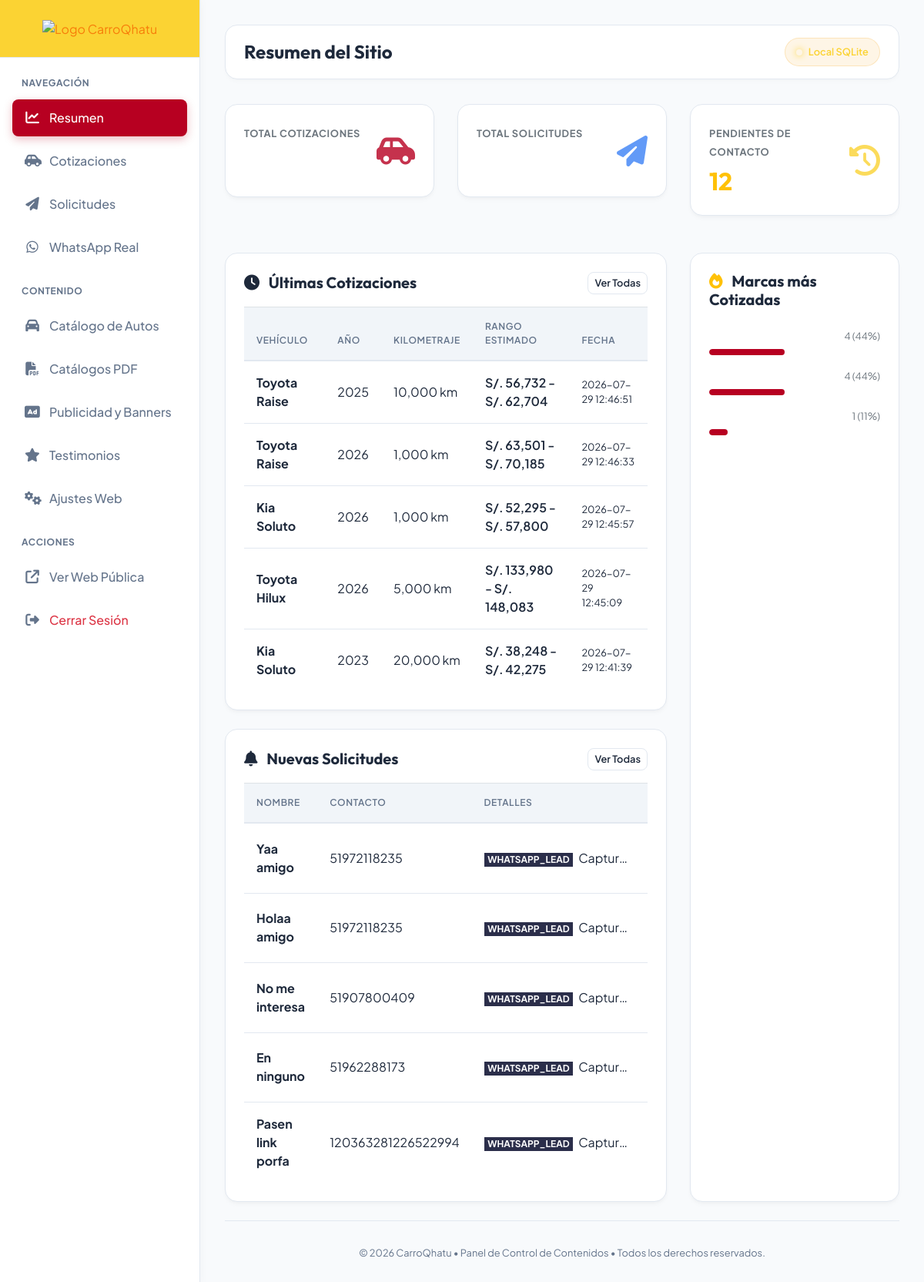
Page /admin/dashboard (signed in) on the committed database.
### tables this page shows
CREATE TABLE tasaciones (
            id INTEGER PRIMARY KEY AUTOINCREMENT,
            marca TEXT,
            modelo TEXT,
            year TEXT,
            km INTEGER,
            estado TEXT,
            precio_min INTEGER,
            precio_max INTEGER,
            created_at TEXT
        );

CREATE TABLE solicitudes (
            id INTEGER PRIMARY KEY AUTOINCREMENT,
            tipo TEXT, -- 'compra', 'servicio', 'contacto'
            nombre TEXT,
            contacto TEXT,
            datos_vehiculo TEXT, -- JSON string or description
            estado TEXT DEFAULT 'Pendiente', -- 'Pendiente', 'Contactado', 'Finalizado'
            created_at TEXT
        );

### app.py (the view)
@app.route("/admin/dashboard")
@admin_required
def admin_dashboard():
    cotizaciones, db_source = db_manager.get_all_cotizaciones()
    solicitudes, _ = db_manager.get_all_solicitudes()
    total_cotizaciones = len(cotizaciones)
    total_solicitudes = len(solicitudes)
    pending_solicitudes = len([s for s in solicitudes if s.get("estado") == "Pendiente"])
    brand_counts = {}
    for c in cotizaciones:
        brand = c.get("marca", "Desconocida").title()
        brand_counts[brand] = brand_counts.get(brand, 0) + 1
    top_brands = sorted(brand_counts.items(), key=lambda x: x[1], reverse=True)[:5]
    supabase_status = "Conectado (Supabase)" if db_manager.is_supabase_available() else "Desconectado (Usando SQLite local)"
    recent_cotizaciones = cotizaciones[:5]
    recent_solicitudes = solicitudes[:5]
    import json
    for s in recent_solicitudes:
        datos = s.get("datos_vehiculo")
        if isinstance(datos, str):
            try:
                s["datos_parsed"] = json.loads(datos)
            except:
                s["datos_parsed"] = {"mensaje": datos}
        else:
            s["datos_parsed"] = datos or {}
    return render_template(
        "admin/admin_dashboard.html",
        total_cotizaciones=total_cotizaciones,
        total_solicitudes=total_solicitudes,
        pending_solicitudes=pending_solicitudes,
        top_brands=top_brands,
        supabase_status=supabase_status,
        db_source=db_source,
        recent_cotizaciones=recent_cotizaciones,
        recent_solicitudes=recent_solicitudes
    )

### app.py (called while the page is built)
@app.after_request
def add_security_headers(response):
    response.headers['X-Content-Type-Options'] = 'nosniff'
    response.headers['X-Frame-Options'] = 'DENY'
    response.headers['Referrer-Policy'] = 'strict-origin-when-cross-origin'
    response.headers['Content-Security-Policy'] = (
        "default-src 'self' https:; "
        "script-src 'self' 'unsafe-inline' https://code.jquery.com https://stackpath.bootstrapcdn.com https://cdnjs.cloudflare.com; "
        "style-src 'self' 'unsafe-inline' https://fonts.googleapis.com https://cdnjs.cloudflare.com https://stackpath.bootstrapcdn.com; "
        "font-src 'self' https://fonts.gstatic.com https://cdnjs.cloudflare.com; "
        "img-src 'self' data: https:;"
    )
    if not app.debug:
        response.headers['Strict-Transport-Security'] = 'max-age=31536000; includeSubDomains'
    return response

def admin_required(f):
    @wraps(f)
    def decorated_function(*args, **kwargs):
        if not session.get("admin_logged_in"):
            flash("Acceso no autorizado.", "warning")
            return redirect(url_for("index"))
        return f(*args, **kwargs)
    return decorated_function

@app.context_processor
def inject_site_config():
    try:
        config = db_manager.get_site_config()
        return {"site_config": config}
    except Exception as e:
        print("WARNING: No se pudo inyectar la configuración del sitio:", e)
        return {"site_config": {}}

### db_manager.py (called while the page is built, shortened)
def get_db_connection():
    conn = sqlite3.connect(DB_PATH)
    conn.row_factory = sqlite3.Row
    return conn

def is_supabase_available():
    return supabase is not None

def get_all_cotizaciones():
    conn = get_db_connection()
    cursor = conn.cursor()
    cursor.execute("SELECT * FROM tasaciones ORDER BY datetime(created_at) DESC")
    rows = [dict(row) for row in cursor.fetchall()]
    conn.close()
    return rows, "Local SQLite"

def get_all_solicitudes():
    conn = get_db_connection()
    cursor = conn.cursor()
    cursor.execute("SELECT * FROM solicitudes ORDER BY datetime(created_at) DESC")
    rows = [dict(row) for row in cursor.fetchall()]
    conn.close()
    return rows, "Local SQLite"

def get_site_config():
    conn = get_db_connection()
    cursor = conn.cursor()
    cursor.execute("SELECT * FROM site_config")
    rows = cursor.fetchall()
    conn.close()
    config = {}
    for row in rows:
        config[row["clave"]] = row["valor"]
    return config

### templates/admin/admin_dashboard.html (shortened to what this page needs)
{% extends "admin/admin_layout.html" %}
{% block page_title %}Resumen del Sitio{% endblock %}
{% block content %}
<section class="row mb-4">
    <div class="col-xl-4 col-md-6 mb-4">
        <div class="card-admin d-flex justify-content-between align-items-center">
            <div>
                <span class="text-muted font-weight-bold text-uppercase" style="font-size: 0.8rem; letter-spacing: 0.05em;">Total Cotizaciones</span>
                <h2 class="mt-2 mb-0 text-white font-weight-bold">{{ total_cotizaciones }}</h2>
            </div>
            <div style="font-size: 2.5rem; color: var(--primary); opacity: 0.8;">
                <i class="fa-solid fa-car-side"></i>
            </div>
        </div>
    </div>
    <div class="col-xl-4 col-md-6 mb-4">
        <div class="card-admin d-flex justify-content-between align-items-center">
            <div>
                <span class="text-muted font-weight-bold text-uppercase" style="font-size: 0.8rem; letter-spacing: 0.05em;">Total Solicitudes</span>
                <h2 class="mt-2 mb-0 text-white font-weight-bold">{{ total_solicitudes }}</h2>
            </div>
            <div style="font-size: 2.5rem; color: #3b82f6; opacity: 0.8;">
                <i class="fa-solid fa-paper-plane"></i>
            </div>
        </div>
    </div>
    <div class="col-xl-4 col-md-6 mb-4">
        <div class="card-admin d-flex justify-content-between align-items-center">
            <div>
                <span class="text-muted font-weight-bold text-uppercase" style="font-size: 0.8rem; letter-spacing: 0.05em;">Pendientes de Contacto</span>
                <h2 class="mt-2 mb-0 {% if pending_solicitudes > 0 %}text-warning{% else %}text-white{% endif %} font-weight-bold">{{ pending_solicitudes }}</h2>
            </div>
            <div style="font-size: 2.5rem; color: var(--accent); opacity: 0.8;">
                <i class="fa-solid fa-clock-rotate-left"></i>
            </div>
        </div>
    </div>
</section>
<div class="row">
    <div class="col-xl-8 mb-4">
        <div class="card-admin mb-4">
            <div class="d-flex justify-content-between align-items-center mb-3">
                <h5 class="text-white mb-0 font-weight-bold"><i class="fa-solid fa-clock mr-2 text-indigo"></i> Últimas Cotizaciones</h5>
                <a href="{{ url_for('admin_cotizaciones') }}" class="btn-admin btn-admin-secondary py-1 px-2" style="font-size: 0.8rem;">Ver Todas</a>
            </div>
            {% if recent_cotizaciones %}
            <div class="table-responsive">
                <table class="table table-admin">
                    <thead>
                        <tr>
                            <th>Vehículo</th>
                            <th>Año</th>
                            <th>Kilometraje</th>
                            <th>Rango Estimado</th>
                            <th>Fecha</th>
                        </tr>
                    </thead>
                    <tbody>
                        {% for c in recent_cotizaciones %}
                        <tr>
                            <td class="font-weight-bold text-white">{{ c.marca|title }} {{ c.modelo|title }}</td>
                            <td>{{ c.year }}</td>
                            <td>{{ "{:,}".format(c.km) }} km</td>
                            <td style="color: var(--success); font-weight: 600;">S/. {{ "{:,}".format(c.precio_min) }} - S/. {{ "{:,}".format(c.precio_max) }}</td>
                            <td class="text-muted small">{{ c.created_at }}</td>
                        </tr>
                        {% endfor %}
                    </tbody>
                </table>
            </div>
            {% else %}
            <div class="text-center py-4 text-muted">
                <i class="fa-solid fa-info-circle mr-1"></i> No hay cotizaciones registradas aún.
            </div>
            {% endif %}
        </div>
        <div class="card-admin">
            <div class="d-flex justify-content-between align-items-center mb-3">
                <h5 class="text-white mb-0 font-weight-bold"><i class="fa-solid fa-bell mr-2 text-blue"></i> Nuevas Solicitudes</h5>
                <a href="{{ url_for('admin_solicitudes') }}" class="btn-admin btn-admin-secondary py-1 px-2" style="font-size: 0.8rem;">Ver Todas</a>
            </div>
            {% if recent_solicitudes %}
            <div class="table-responsive">
                <table class="table table-admin">
                    <thead>
                        <tr>
                            <th>Nombre</th>
                            <th>Contacto</th>
                            <th>Detalles</th>
                            <th>Estado</th>
                        </tr>
                    </thead>
                    <tbody>
                        {% for s in recent_solicitudes %}
                        <tr>
                            <td class="font-weight-bold text-white">{{ s.nombre }}</td>
                            <td>{{ s.contacto }}</td>
                            <td class="text-muted text-truncate" style="max-width: 220px;">
                                <span class="badge badge-secondary mr-1 text-uppercase">{{ s.tipo }}</span>
                                {% if s.tipo == 'servicio' %}
                                    {{ s.datos_parsed.servicio|title }} - {{ s.datos_parsed.mensaje or 'Sin mensaje' }}
                                {% else %}
                                    {{ s.datos_parsed.mensaje or 'Sin detalles' }}
                                {% endif %}
                            </td>
                            <td>
                            </td>
                        </tr>
                        {% endfor %}
                    </tbody>
                </table>
            </div>
            {% else %}
            <div class="text-center py-4 text-muted">
                <i class="fa-solid fa-info-circle mr-1"></i> No hay solicitudes recibidas aún.
            </div>
            {% endif %}
        </div>
    </div>
    <div class="col-xl-4 mb-4">
        <div class="card-admin h-100">
            <h5 class="text-white mb-4 font-weight-bold"><i class="fa-solid fa-fire mr-2 text-warning"></i> Marcas más Cotizadas</h5>
            {% if top_brands %}
            <div class="d-flex flex-column gap-4 mt-2">
                {% for brand, count in top_brands %}
                {% set percent = (count / total_cotizaciones * 100)|round|int %}
                <div class="mb-3">
                    <div class="d-flex justify-content-between align-items-center mb-1">
                        <span class="font-weight-bold text-white">{{ brand }}</span>
                        <span class="text-muted small">{{ count }} ({% if percent == 0 %}1{% else %}{{ percent }}{% endif %}%)</span>
                    </div>
                    <div class="progress" style="height: 8px; background-color: rgba(255, 255, 255, 0.05); border-radius: 4px;">
                        <div class="progress-bar" role="progressbar" style="width: {{ percent }}%; background-color: var(--primary); border-radius: 4px;" aria-valuenow="{{ percent }}" aria-valuemin="0" aria-valuemax="100"></div>
                    </div>
                </div>
                {% endfor %}
            </div>
            {% else %}
            <div class="text-center py-5 text-muted">
                <i class="fa-solid fa-info-circle mr-1"></i> Sin estadísticas de marcas disponibles.
            </div>
            {% endif %}
        </div>
    </div>
</div>
{% endblock %}

### templates/admin/admin_layout.html (style rules this page uses)
:root { --bg-dark: #f8fafc; --bg-card: #ffffff; --primary: #B70021; --primary-glow: rgba(183, 0, 33, 0.1); --accent: #FBD333; --success: #10b981; --danger: #ef4444; --text-main: #1e293b; --text-muted: #64748b; --border-color: #e2e8f0; --sidebar-width: 260px; }
body { font-family: 'Plus Jakarta Sans', sans-serif; background-color: var(--bg-dark); color: var(--text-main); min-height: 100vh; overflow-x: hidden; }
h1, h2, h3, h4, h5, h6 { font-family: 'Outfit', sans-serif; font-weight: 600; }
.card-admin { background-color: var(--bg-card); border: 1px solid var(--border-color); border-radius: 1rem; padding: 1.5rem; transition: all 0.3s cubic-bezier(0.4, 0, 0.2, 1); position: relative; overflow: hidden; box-shadow: 0 4px 6px -1px rgba(0, 0, 0, 0.03), 0 2px 4px -1px rgba(0, 0, 0, 0.02); }
.btn-admin { border-radius: 0.5rem; padding: 0.6rem 1.25rem; font-weight: 600; font-size: 0.9rem; transition: all 0.2s ease; display: inline-flex; align-items: center; gap: 0.5rem; text-decoration: none !important; }
.btn-admin-secondary { background-color: transparent; color: var(--text-main) !important; border: 1px solid var(--border-color); }
.table-admin { margin-bottom: 0; color: var(--text-main); }
.table-admin th { background-color: rgba(15, 23, 42, 0.3); border-bottom: 2px solid var(--border-color); color: var(--text-muted); font-weight: 600; text-transform: uppercase; font-size: 0.75rem; letter-spacing: 0.05em; padding: 1rem; }
.table-admin td { border-top: 1px solid var(--border-color); padding: 1rem; vertical-align: middle; }
h5.text-white, h6.text-white, .card-admin h5.text-white, .card-admin h6.text-white, .main-content h5.text-white, .main-content h6.text-white { color: var(--text-main) !important; }
.table { color: var(--text-main) !important; }
.table th { background-color: #f1f5f9 !important; color: var(--text-muted) !important; border-bottom: 2px solid var(--border-color) !important; }
.table td { border-top: 1px solid var(--border-color) !important; color: var(--text-main) !important; }

### rows in the picture
tasaciones: marca "Toyota", modelo "Raise", year "2025", km "10,000", precio_min "56,732", precio_max "62,704", created_at "2026-07-29 12:46:51"
tasaciones: marca "Toyota", modelo "Raise", year "2026", km "1,000", precio_min "63,501", precio_max "70,185", created_at "2026-07-29 12:46:33"
tasaciones: marca "Kia", modelo "Soluto", year "2026", km "1,000", precio_min "52,295", precio_max "57,800", created_at "2026-07-29 12:45:57"
tasaciones: marca "Toyota", modelo "Hilux", year "2026", km "5,000", precio_min "133,980", precio_max "148,083", created_at "2026-07-29 12:45:09"
tasaciones: marca "Kia", modelo "Soluto", year "2023", km "20,000", precio_min "38,248", precio_max "42,275", created_at "2026-07-29 12:41:39"
solicitudes: nombre "Yaa amigo", contacto "51972118235", tipo "WHATSAPP_LEAD", datos_parsed "Captur…"
solicitudes: nombre "Holaa amigo", contacto "51972118235", tipo "WHATSAPP_LEAD", datos_parsed "Captur…"
solicitudes: nombre "No me interesa", contacto "51907800409", tipo "WHATSAPP_LEAD", datos_parsed "Captur…"
solicitudes: nombre "En ninguno", contacto "51962288173", tipo "WHATSAPP_LEAD", datos_parsed "Captur…"
solicitudes: nombre "Pasen link porfa", contacto "120363281226522994", tipo "WHATSAPP_LEAD", datos_parsed "Captur…"

### other values in the picture
{{ db_source|default('Local SQLite') }} "Local SQLite"
{{ pending_solicitudes }} "12"
{{ count }} "4" "4" "1"
{{ percent }} "44" "44" "11"
